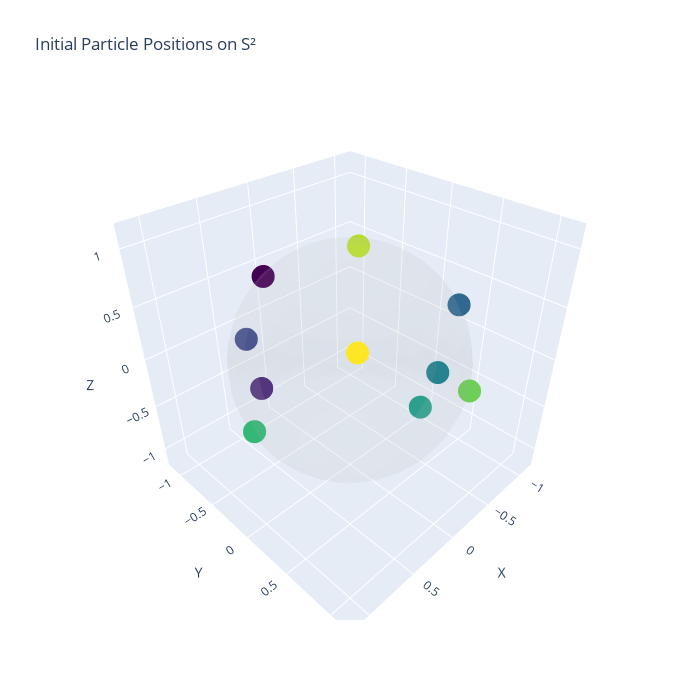

Notebook code for this chart:
### Code cell
# Create 3D visualization
fig = plot_sphere_3d(X0, title="Initial Particle Positions on S²")
fig.show()

### Figure 1 — Plotly figure (JSON) as saved in the notebook; plotly's stock layout.template omitted (floating-point values rounded to 4 significant figures; data arrays with more than 128 entries replaced by an {"elided": "..."} marker saying what was removed)
{"data": [{"colorscale": [[0, "lightgray"], [1, "lightgray"]], "name": "Sphere", "opacity": 0.1, "showscale": false, "type": "surface", "x": {"elided": "20x30 float values"}, "y": {"elided": "20x30 float values"}, "z": {"elided": "20x30 float values"}}, {"marker": {"color": [0, 1, 2, 3, 4, 5, 6, 7, 8, 9], "colorscale": [[0, "#440154"], [0.1111, "#482878"], [0.2222, "#3e4989"], [0.3333, "#31688e"], [0.4444, "#26828e"], [0.5556, "#1f9e89"], [0.6667, "#35b779"], [0.7778, "#6ece58"], [0.8889, "#b5de2b"], [1, "#fde725"]], "opacity": 1, "size": 8}, "mode": "markers", "name": "Particles", "type": "scatter3d", "x": [0.2312, 0.3722, 0.3743, -0.5878, 0.05403, -0.6416, 0.9771, -0.4837, -0.5573, 0.5223], "y": [-0.789, -0.772, -0.926, 0.606, 0.9224, 0.2753, -0.05553, 0.8684, -0.4581, 0.5899], "z": [0.5693, -0.5153, -0.0492, 0.536, 0.3825, -0.7159, -0.2056, -0.1098, 0.6925, 0.6158]}], "layout": {"height": 700, "scene": {"aspectmode": "cube", "xaxis": {"range": [-1.2, 1.2], "title": {"text": "X"}}, "yaxis": {"range": [-1.2, 1.2], "title": {"text": "Y"}}, "zaxis": {"range": [-1.2, 1.2], "title": {"text": "Z"}}}, "title": {"text": "Initial Particle Positions on S²"}, "width": 700}}
